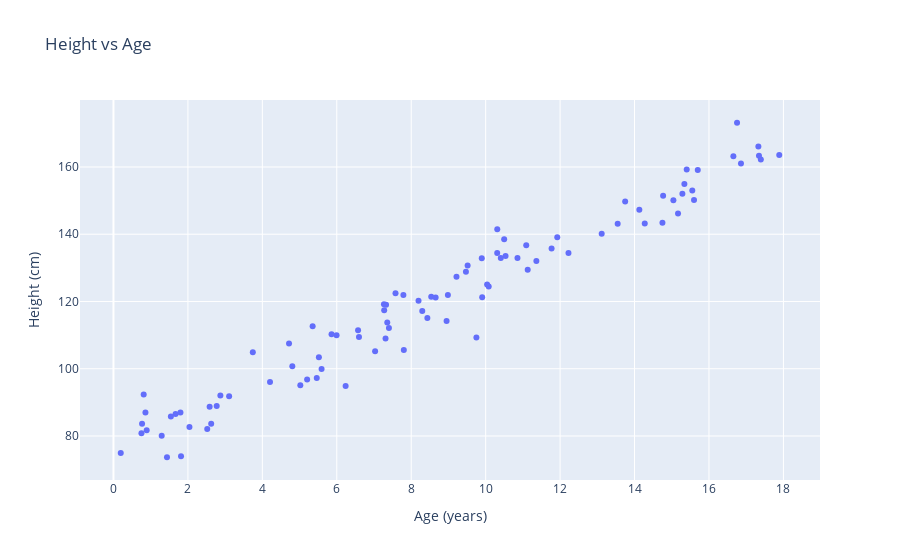

Notebook source saved alongside this figure:
### Code cell
fig = px.scatter(x=clean_data['Age'], y=clean_data['Height'], title="Height vs Age", labels={'x': 'Age (years)', 'y':'Height (cm)'})
fig
